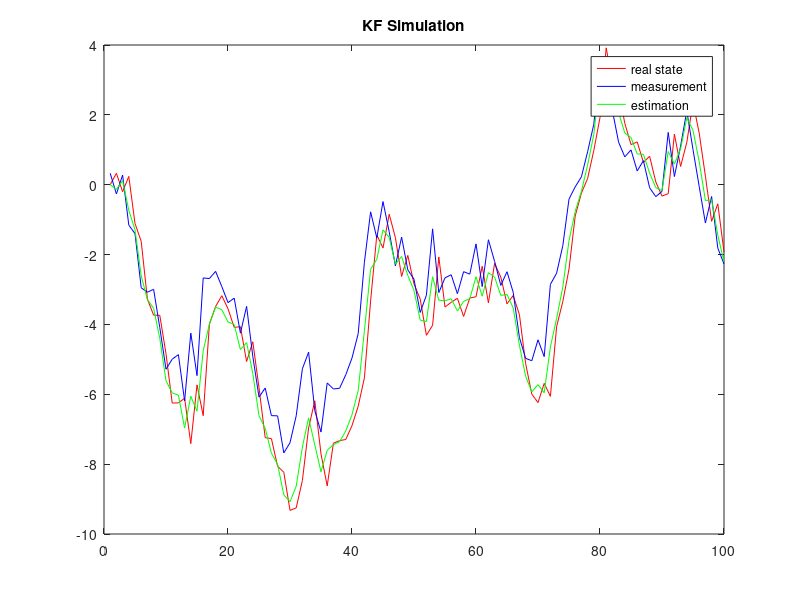

The MATLAB script that drew this image:
N = 100;
w = randn(1,N);
X(1)  = 0;
A = 1;
for k = 2:N
    X(k) = A*X(k-1)+w(k-1);   % describe the proceess
end

V = randn(1,N);
q1 = std(V);
Rvv = q1.^2;
q2 = std(X);
Rxx = q2.^2;
q3 = std(w);
Rww = q3.^2;

H = 0.8;
Z = H*X+w;                 % decribe the measurement

X_hat_priori = zeros(1,N);   % Pre-allocation
P_priori = zeros(1,N);
K = zeros(1,N);
X_hat_post = zeros(1,N);
P_post = zeros(1,N);

for t = 2:N
    X_hat_priori(t) = A*X_hat_post(t-1);          % Time update
    P_priori(t) = A.^2*P_post(t-1) + Rww;
    K(t) = H*P_priori(t)/(H.^2*P_priori(t)+Rvv);    % measurement update
    X_hat_post(t) = X_hat_priori(t) + K(t)*(Z(t)-H*X_hat_priori(t));
    P_post(t) = (1-K(t)*H)*P_priori(t);
end

t = 1:N;
plot(t,X,'r',t,Z,'b',t,X_hat_post,'g');
title('KF Simulation');
legend('real state','measurement','estimation');

